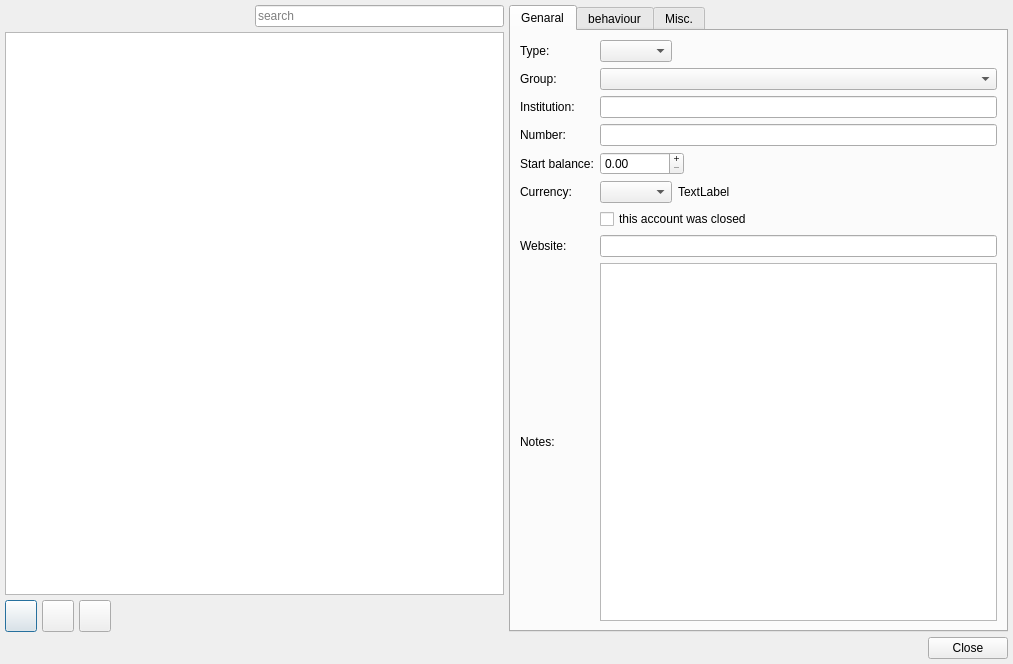
<?xml version="1.0" encoding="UTF-8"?>
<ui version="4.0">
 <class>AccountMgrDialog</class>
 <widget class="QDialog" name="AccountMgrDialog">
  <property name="geometry">
   <rect>
    <x>0</x>
    <y>0</y>
    <width>1013</width>
    <height>664</height>
   </rect>
  </property>
  <property name="windowTitle">
   <string>Account Manage</string>
  </property>
  <layout class="QVBoxLayout" name="verticalLayout_2">
   <property name="spacing">
    <number>5</number>
   </property>
   <property name="leftMargin">
    <number>5</number>
   </property>
   <property name="topMargin">
    <number>5</number>
   </property>
   <property name="rightMargin">
    <number>5</number>
   </property>
   <property name="bottomMargin">
    <number>5</number>
   </property>
   <item>
    <layout class="QHBoxLayout" name="horizontalLayout_3">
     <property name="spacing">
      <number>5</number>
     </property>
     <property name="leftMargin">
      <number>0</number>
     </property>
     <property name="topMargin">
      <number>0</number>
     </property>
     <property name="rightMargin">
      <number>0</number>
     </property>
     <property name="bottomMargin">
      <number>0</number>
     </property>
     <item>
      <layout class="QVBoxLayout" name="verticalLayout">
       <property name="spacing">
        <number>5</number>
       </property>
       <property name="leftMargin">
        <number>0</number>
       </property>
       <property name="topMargin">
        <number>0</number>
       </property>
       <property name="rightMargin">
        <number>0</number>
       </property>
       <property name="bottomMargin">
        <number>0</number>
       </property>
       <item>
        <layout class="QHBoxLayout" name="horizontalLayout_2">
         <item>
          <spacer name="horizontalSpacer_2">
           <property name="orientation">
            <enum>Qt::Horizontal</enum>
           </property>
           <property name="sizeHint" stdset="0">
            <size>
             <width>40</width>
             <height>20</height>
            </size>
           </property>
          </spacer>
         </item>
         <item>
          <widget class="QLineEdit" name="m_iAccountSearchEdit">
           <property name="styleSheet">
            <string notr="true"/>
           </property>
           <property name="placeholderText">
            <string>search</string>
           </property>
          </widget>
         </item>
        </layout>
       </item>
       <item>
        <widget class="QTableView" name="m_iAccountsTableView">
         <property name="selectionMode">
          <enum>QAbstractItemView::SingleSelection</enum>
         </property>
        </widget>
       </item>
       <item>
        <layout class="QHBoxLayout" name="horizontalLayout">
         <item>
          <widget class="QPushButton" name="m_iAddBtn">
           <property name="minimumSize">
            <size>
             <width>32</width>
             <height>32</height>
            </size>
           </property>
           <property name="maximumSize">
            <size>
             <width>32</width>
             <height>32</height>
            </size>
           </property>
           <property name="text">
            <string/>
           </property>
           <property name="icon">
            <iconset resource="res/res.qrc">
             <normaloff>:/img/add@4x.png</normaloff>:/img/add@4x.png</iconset>
           </property>
           <property name="iconSize">
            <size>
             <width>30</width>
             <height>30</height>
            </size>
           </property>
          </widget>
         </item>
         <item>
          <widget class="QPushButton" name="m_iDelBtn">
           <property name="minimumSize">
            <size>
             <width>32</width>
             <height>32</height>
            </size>
           </property>
           <property name="maximumSize">
            <size>
             <width>32</width>
             <height>32</height>
            </size>
           </property>
           <property name="text">
            <string/>
           </property>
           <property name="icon">
            <iconset resource="res/res.qrc">
             <normaloff>:/img/remove@4x.png</normaloff>:/img/remove@4x.png</iconset>
           </property>
           <property name="iconSize">
            <size>
             <width>30</width>
             <height>30</height>
            </size>
           </property>
          </widget>
         </item>
         <item>
          <widget class="QPushButton" name="m_iEditBtn">
           <property name="minimumSize">
            <size>
             <width>32</width>
             <height>32</height>
            </size>
           </property>
           <property name="maximumSize">
            <size>
             <width>32</width>
             <height>32</height>
            </size>
           </property>
           <property name="text">
            <string/>
           </property>
           <property name="icon">
            <iconset resource="res/res.qrc">
             <normaloff>:/img/document-edit-symbolic.symbolic.png</normaloff>:/img/document-edit-symbolic.symbolic.png</iconset>
           </property>
           <property name="iconSize">
            <size>
             <width>20</width>
             <height>20</height>
            </size>
           </property>
          </widget>
         </item>
         <item>
          <spacer name="horizontalSpacer">
           <property name="orientation">
            <enum>Qt::Horizontal</enum>
           </property>
           <property name="sizeHint" stdset="0">
            <size>
             <width>40</width>
             <height>20</height>
            </size>
           </property>
          </spacer>
         </item>
        </layout>
       </item>
      </layout>
     </item>
     <item>
      <widget class="QTabWidget" name="m_iAccountSettingWidget">
       <property name="currentIndex">
        <number>0</number>
       </property>
       <widget class="QWidget" name="tab">
        <attribute name="title">
         <string>Genaral</string>
        </attribute>
        <layout class="QGridLayout" name="gridLayout">
         <item row="3" column="0">
          <widget class="QLabel" name="label_4">
           <property name="text">
            <string>Number:</string>
           </property>
          </widget>
         </item>
         <item row="5" column="0">
          <widget class="QLabel" name="label_14">
           <property name="text">
            <string>Currency:</string>
           </property>
          </widget>
         </item>
         <item row="4" column="0">
          <widget class="QLabel" name="label_5">
           <property name="text">
            <string>Start balance:</string>
           </property>
          </widget>
         </item>
         <item row="1" column="1">
          <widget class="QComboBox" name="comboBox_2"/>
         </item>
         <item row="2" column="0">
          <widget class="QLabel" name="label_3">
           <property name="text">
            <string>Institution:</string>
           </property>
          </widget>
         </item>
         <item row="0" column="0">
          <widget class="QLabel" name="label">
           <property name="text">
            <string>Type:</string>
           </property>
          </widget>
         </item>
         <item row="1" column="0">
          <widget class="QLabel" name="label_2">
           <property name="text">
            <string>Group:</string>
           </property>
          </widget>
         </item>
         <item row="2" column="1">
          <widget class="QLineEdit" name="m_iBankNameEdit"/>
         </item>
         <item row="6" column="1">
          <widget class="QCheckBox" name="m_iIsClosedCBox">
           <property name="text">
            <string>this account was closed</string>
           </property>
          </widget>
         </item>
         <item row="3" column="1">
          <widget class="QLineEdit" name="m_iNumberEdit"/>
         </item>
         <item row="7" column="0">
          <widget class="QLabel" name="label_7">
           <property name="text">
            <string>Website:</string>
           </property>
          </widget>
         </item>
         <item row="8" column="0">
          <widget class="QLabel" name="label_8">
           <property name="text">
            <string>Notes:</string>
           </property>
          </widget>
         </item>
         <item row="7" column="1">
          <widget class="QLineEdit" name="m_iWebsiteEdit"/>
         </item>
         <item row="0" column="1">
          <layout class="QHBoxLayout" name="horizontalLayout_5">
           <property name="leftMargin">
            <number>0</number>
           </property>
           <property name="topMargin">
            <number>0</number>
           </property>
           <property name="rightMargin">
            <number>0</number>
           </property>
           <property name="bottomMargin">
            <number>0</number>
           </property>
           <item>
            <widget class="QComboBox" name="m_iAccountTypeCBox"/>
           </item>
           <item>
            <spacer name="horizontalSpacer_8">
             <property name="orientation">
              <enum>Qt::Horizontal</enum>
             </property>
             <property name="sizeHint" stdset="0">
              <size>
               <width>40</width>
               <height>20</height>
              </size>
             </property>
            </spacer>
           </item>
          </layout>
         </item>
         <item row="5" column="1">
          <layout class="QHBoxLayout" name="horizontalLayout_6">
           <property name="leftMargin">
            <number>0</number>
           </property>
           <property name="topMargin">
            <number>0</number>
           </property>
           <property name="rightMargin">
            <number>0</number>
           </property>
           <property name="bottomMargin">
            <number>0</number>
           </property>
           <item>
            <widget class="QComboBox" name="m_iCurrencyCBox"/>
           </item>
           <item>
            <widget class="QLabel" name="m_iCurrencyNameLbl">
             <property name="text">
              <string>TextLabel</string>
             </property>
            </widget>
           </item>
           <item>
            <spacer name="horizontalSpacer_9">
             <property name="orientation">
              <enum>Qt::Horizontal</enum>
             </property>
             <property name="sizeHint" stdset="0">
              <size>
               <width>40</width>
               <height>20</height>
              </size>
             </property>
            </spacer>
           </item>
          </layout>
         </item>
         <item row="4" column="1">
          <layout class="QHBoxLayout" name="horizontalLayout_7">
           <property name="spacing">
            <number>0</number>
           </property>
           <property name="leftMargin">
            <number>0</number>
           </property>
           <property name="topMargin">
            <number>0</number>
           </property>
           <property name="rightMargin">
            <number>0</number>
           </property>
           <property name="bottomMargin">
            <number>0</number>
           </property>
           <item>
            <widget class="QDoubleSpinBox" name="m_iInitialEdit">
             <property name="buttonSymbols">
              <enum>QAbstractSpinBox::PlusMinus</enum>
             </property>
             <property name="maximum">
              <double>2147483647.000000000000000</double>
             </property>
            </widget>
           </item>
           <item>
            <spacer name="horizontalSpacer_10">
             <property name="orientation">
              <enum>Qt::Horizontal</enum>
             </property>
             <property name="sizeHint" stdset="0">
              <size>
               <width>40</width>
               <height>20</height>
              </size>
             </property>
            </spacer>
           </item>
          </layout>
         </item>
         <item row="8" column="1">
          <widget class="QPlainTextEdit" name="m_iNotesEdit"/>
         </item>
        </layout>
       </widget>
       <widget class="QWidget" name="tab_2">
        <attribute name="title">
         <string>behaviour</string>
        </attribute>
        <layout class="QVBoxLayout" name="verticalLayout_4">
         <item>
          <widget class="QGroupBox" name="groupBox">
           <property name="font">
            <font>
             <pointsize>10</pointsize>
             <weight>75</weight>
             <bold>true</bold>
            </font>
           </property>
           <property name="title">
            <string>Automation</string>
           </property>
           <property name="alignment">
            <set>Qt::AlignLeading|Qt::AlignLeft|Qt::AlignVCenter</set>
           </property>
           <layout class="QHBoxLayout" name="horizontalLayout_4">
            <property name="leftMargin">
             <number>5</number>
            </property>
            <property name="topMargin">
             <number>5</number>
            </property>
            <property name="rightMargin">
             <number>5</number>
            </property>
            <property name="bottomMargin">
             <number>5</number>
            </property>
            <item>
             <widget class="QLabel" name="label_9">
              <property name="font">
               <font>
                <pointsize>9</pointsize>
                <weight>50</weight>
                <bold>false</bold>
               </font>
              </property>
              <property name="text">
               <string>Default template:</string>
              </property>
             </widget>
            </item>
            <item>
             <widget class="QComboBox" name="comboBox_4">
              <property name="font">
               <font>
                <pointsize>9</pointsize>
                <weight>50</weight>
                <bold>false</bold>
               </font>
              </property>
             </widget>
            </item>
            <item>
             <spacer name="horizontalSpacer_3">
              <property name="orientation">
               <enum>Qt::Horizontal</enum>
              </property>
              <property name="sizeHint" stdset="0">
               <size>
                <width>40</width>
                <height>20</height>
               </size>
              </property>
             </spacer>
            </item>
           </layout>
          </widget>
         </item>
         <item>
          <widget class="QGroupBox" name="groupBox_2">
           <property name="font">
            <font>
             <pointsize>10</pointsize>
             <weight>75</weight>
             <bold>true</bold>
            </font>
           </property>
           <property name="title">
            <string>Report exclusion</string>
           </property>
           <property name="alignment">
            <set>Qt::AlignLeading|Qt::AlignLeft|Qt::AlignVCenter</set>
           </property>
           <layout class="QVBoxLayout" name="verticalLayout_3">
            <item>
             <widget class="QCheckBox" name="m_iExcludeFromAccountSumCBox">
              <property name="font">
               <font>
                <pointsize>9</pointsize>
                <weight>50</weight>
                <bold>false</bold>
               </font>
              </property>
              <property name="text">
               <string>Exclude from account summary</string>
              </property>
             </widget>
            </item>
            <item>
             <widget class="QCheckBox" name="m_iOutflowInSumCBox">
              <property name="font">
               <font>
                <pointsize>9</pointsize>
                <weight>50</weight>
                <bold>false</bold>
               </font>
              </property>
              <property name="text">
               <string>Outflow in summary</string>
              </property>
             </widget>
            </item>
            <item>
             <widget class="QCheckBox" name="m_iExcludeFromBudgetCBox">
              <property name="font">
               <font>
                <pointsize>9</pointsize>
                <weight>50</weight>
                <bold>false</bold>
               </font>
              </property>
              <property name="text">
               <string>Exclude from the budget</string>
              </property>
             </widget>
            </item>
            <item>
             <widget class="QCheckBox" name="m_iExcludeFromAnyReportsCBox">
              <property name="font">
               <font>
                <pointsize>9</pointsize>
                <weight>50</weight>
                <bold>false</bold>
               </font>
              </property>
              <property name="text">
               <string>Exclude from any reports</string>
              </property>
             </widget>
            </item>
           </layout>
          </widget>
         </item>
         <item>
          <spacer name="verticalSpacer">
           <property name="orientation">
            <enum>Qt::Vertical</enum>
           </property>
           <property name="sizeHint" stdset="0">
            <size>
             <width>20</width>
             <height>40</height>
            </size>
           </property>
          </spacer>
         </item>
        </layout>
       </widget>
       <widget class="QWidget" name="tab_3">
        <attribute name="title">
         <string>Misc.</string>
        </attribute>
        <layout class="QVBoxLayout" name="verticalLayout_5">
         <item>
          <widget class="QGroupBox" name="groupBox_3">
           <property name="font">
            <font>
             <pointsize>10</pointsize>
             <weight>75</weight>
             <bold>true</bold>
            </font>
           </property>
           <property name="title">
            <string>Balance limits</string>
           </property>
           <property name="alignment">
            <set>Qt::AlignLeading|Qt::AlignLeft|Qt::AlignVCenter</set>
           </property>
           <layout class="QGridLayout" name="gridLayout_2">
            <property name="leftMargin">
             <number>5</number>
            </property>
            <property name="topMargin">
             <number>5</number>
            </property>
            <property name="rightMargin">
             <number>5</number>
            </property>
            <property name="bottomMargin">
             <number>5</number>
            </property>
            <item row="0" column="0">
             <widget class="QLabel" name="label_10">
              <property name="font">
               <font>
                <pointsize>9</pointsize>
                <weight>50</weight>
                <bold>false</bold>
               </font>
              </property>
              <property name="text">
               <string>Overdraft at:</string>
              </property>
             </widget>
            </item>
            <item row="0" column="1">
             <widget class="QDoubleSpinBox" name="m_iMinimumEdit">
              <property name="font">
               <font>
                <pointsize>9</pointsize>
                <weight>50</weight>
                <bold>false</bold>
               </font>
              </property>
              <property name="maximum">
               <double>2147483647.000000000000000</double>
              </property>
             </widget>
            </item>
            <item row="1" column="0">
             <widget class="QLabel" name="label_11">
              <property name="font">
               <font>
                <pointsize>9</pointsize>
                <weight>50</weight>
                <bold>false</bold>
               </font>
              </property>
              <property name="text">
               <string>Maximum:</string>
              </property>
             </widget>
            </item>
            <item row="1" column="1">
             <widget class="QDoubleSpinBox" name="m_iMaximumEdit">
              <property name="font">
               <font>
                <pointsize>9</pointsize>
                <weight>50</weight>
                <bold>false</bold>
               </font>
              </property>
              <property name="maximum">
               <double>2147483647.000000000000000</double>
              </property>
             </widget>
            </item>
            <item row="0" column="3">
             <spacer name="horizontalSpacer_4">
              <property name="orientation">
               <enum>Qt::Horizontal</enum>
              </property>
              <property name="sizeHint" stdset="0">
               <size>
                <width>40</width>
                <height>20</height>
               </size>
              </property>
             </spacer>
            </item>
            <item row="1" column="3">
             <spacer name="horizontalSpacer_5">
              <property name="orientation">
               <enum>Qt::Horizontal</enum>
              </property>
              <property name="sizeHint" stdset="0">
               <size>
                <width>40</width>
                <height>20</height>
               </size>
              </property>
             </spacer>
            </item>
           </layout>
          </widget>
         </item>
         <item>
          <widget class="QGroupBox" name="groupBox_4">
           <property name="font">
            <font>
             <pointsize>10</pointsize>
             <weight>75</weight>
             <bold>true</bold>
            </font>
           </property>
           <property name="title">
            <string>Current cheque number</string>
           </property>
           <property name="alignment">
            <set>Qt::AlignLeading|Qt::AlignLeft|Qt::AlignVCenter</set>
           </property>
           <layout class="QGridLayout" name="gridLayout_3">
            <property name="leftMargin">
             <number>5</number>
            </property>
            <property name="topMargin">
             <number>5</number>
            </property>
            <property name="rightMargin">
             <number>5</number>
            </property>
            <property name="bottomMargin">
             <number>5</number>
            </property>
            <item row="0" column="0">
             <widget class="QLabel" name="label_12">
              <property name="font">
               <font>
                <pointsize>9</pointsize>
                <weight>50</weight>
                <bold>false</bold>
               </font>
              </property>
              <property name="text">
               <string>Chequebook 1:</string>
              </property>
             </widget>
            </item>
            <item row="0" column="1">
             <widget class="QDoubleSpinBox" name="m_iCheque1Edit">
              <property name="font">
               <font>
                <pointsize>9</pointsize>
                <weight>50</weight>
                <bold>false</bold>
               </font>
              </property>
              <property name="maximum">
               <double>2147483647.000000000000000</double>
              </property>
             </widget>
            </item>
            <item row="1" column="0">
             <widget class="QLabel" name="label_13">
              <property name="font">
               <font>
                <pointsize>9</pointsize>
                <weight>50</weight>
                <bold>false</bold>
               </font>
              </property>
              <property name="text">
               <string>Chequebook 2:</string>
              </property>
             </widget>
            </item>
            <item row="1" column="1">
             <widget class="QDoubleSpinBox" name="m_iCheque2Edit">
              <property name="font">
               <font>
                <pointsize>9</pointsize>
                <weight>50</weight>
                <bold>false</bold>
               </font>
              </property>
              <property name="maximum">
               <double>2147483647.000000000000000</double>
              </property>
             </widget>
            </item>
            <item row="0" column="3">
             <spacer name="horizontalSpacer_6">
              <property name="orientation">
               <enum>Qt::Horizontal</enum>
              </property>
              <property name="sizeHint" stdset="0">
               <size>
                <width>40</width>
                <height>20</height>
               </size>
              </property>
             </spacer>
            </item>
            <item row="1" column="3">
             <spacer name="horizontalSpacer_7">
              <property name="orientation">
               <enum>Qt::Horizontal</enum>
              </property>
              <property name="sizeHint" stdset="0">
               <size>
                <width>40</width>
                <height>20</height>
               </size>
              </property>
             </spacer>
            </item>
           </layout>
          </widget>
         </item>
         <item>
          <spacer name="verticalSpacer_2">
           <property name="orientation">
            <enum>Qt::Vertical</enum>
           </property>
           <property name="sizeHint" stdset="0">
            <size>
             <width>20</width>
             <height>40</height>
            </size>
           </property>
          </spacer>
         </item>
        </layout>
       </widget>
      </widget>
     </item>
    </layout>
   </item>
   <item>
    <widget class="QDialogButtonBox" name="buttonBox">
     <property name="orientation">
      <enum>Qt::Horizontal</enum>
     </property>
     <property name="standardButtons">
      <set>QDialogButtonBox::Close</set>
     </property>
    </widget>
   </item>
  </layout>
 </widget>
 <resources>
  <include location="res/res.qrc"/>
 </resources>
 <connections>
  <connection>
   <sender>buttonBox</sender>
   <signal>accepted()</signal>
   <receiver>AccountMgrDialog</receiver>
   <slot>accept()</slot>
   <hints>
    <hint type="sourcelabel">
     <x>253</x>
     <y>658</y>
    </hint>
    <hint type="destinationlabel">
     <x>157</x>
     <y>274</y>
    </hint>
   </hints>
  </connection>
  <connection>
   <sender>buttonBox</sender>
   <signal>rejected()</signal>
   <receiver>AccountMgrDialog</receiver>
   <slot>reject()</slot>
   <hints>
    <hint type="sourcelabel">
     <x>321</x>
     <y>658</y>
    </hint>
    <hint type="destinationlabel">
     <x>286</x>
     <y>274</y>
    </hint>
   </hints>
  </connection>
  <connection>
   <sender>m_iAddBtn</sender>
   <signal>clicked()</signal>
   <receiver>AccountMgrDialog</receiver>
   <slot>__OnAdd()</slot>
   <hints>
    <hint type="sourcelabel">
     <x>19</x>
     <y>616</y>
    </hint>
    <hint type="destinationlabel">
     <x>24</x>
     <y>634</y>
    </hint>
   </hints>
  </connection>
  <connection>
   <sender>m_iDelBtn</sender>
   <signal>clicked()</signal>
   <receiver>AccountMgrDialog</receiver>
   <slot>__OnDel()</slot>
   <hints>
    <hint type="sourcelabel">
     <x>58</x>
     <y>610</y>
    </hint>
    <hint type="destinationlabel">
     <x>89</x>
     <y>632</y>
    </hint>
   </hints>
  </connection>
  <connection>
   <sender>m_iEditBtn</sender>
   <signal>clicked()</signal>
   <receiver>AccountMgrDialog</receiver>
   <slot>__OnEdit()</slot>
   <hints>
    <hint type="sourcelabel">
     <x>105</x>
     <y>606</y>
    </hint>
    <hint type="destinationlabel">
     <x>140</x>
     <y>616</y>
    </hint>
   </hints>
  </connection>
  <connection>
   <sender>m_iAccountsTableView</sender>
   <signal>clicked(QModelIndex)</signal>
   <receiver>AccountMgrDialog</receiver>
   <slot>__OnAccountClicked(QModelIndex)</slot>
   <hints>
    <hint type="sourcelabel">
     <x>79</x>
     <y>94</y>
    </hint>
    <hint type="destinationlabel">
     <x>-2</x>
     <y>58</y>
    </hint>
   </hints>
  </connection>
  <connection>
   <sender>m_iCurrencyCBox</sender>
   <signal>currentIndexChanged(QString)</signal>
   <receiver>AccountMgrDialog</receiver>
   <slot>__OnCurrencyChanged(QString)</slot>
   <hints>
    <hint type="sourcelabel">
     <x>653</x>
     <y>182</y>
    </hint>
    <hint type="destinationlabel">
     <x>1012</x>
     <y>182</y>
    </hint>
   </hints>
  </connection>
 </connections>
 <slots>
  <slot>__OnAdd()</slot>
  <slot>__OnDel()</slot>
  <slot>__OnEdit()</slot>
  <slot>__OnAccountClicked(QModelIndex)</slot>
  <slot>__OnCurrencyChanged(QString)</slot>
 </slots>
</ui>
